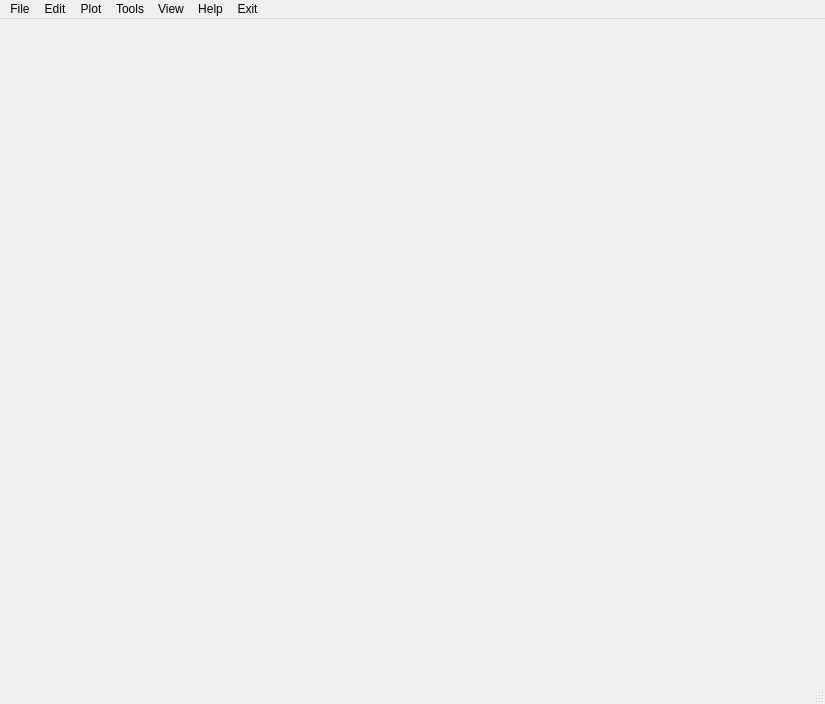
<?xml version="1.0" encoding="UTF-8"?>
<ui version="4.0">
 <class>MainWindow</class>
 <widget class="QMainWindow" name="MainWindow">
  <property name="geometry">
   <rect>
    <x>0</x>
    <y>0</y>
    <width>825</width>
    <height>704</height>
   </rect>
  </property>
  <property name="sizePolicy">
   <sizepolicy hsizetype="Expanding" vsizetype="Expanding">
    <horstretch>0</horstretch>
    <verstretch>0</verstretch>
   </sizepolicy>
  </property>
  <property name="windowTitle">
   <string>MainWindow</string>
  </property>
  <property name="animated">
   <bool>true</bool>
  </property>
  <widget class="QWidget" name="centralwidget">
   <property name="sizePolicy">
    <sizepolicy hsizetype="Expanding" vsizetype="Expanding">
     <horstretch>0</horstretch>
     <verstretch>0</verstretch>
    </sizepolicy>
   </property>
   <layout class="QHBoxLayout" name="horizontalLayout_2">
    <item>
     <layout class="QHBoxLayout" name="horizontalLayout">
      <item>
       <widget class="QWidget" name="widget" native="true"/>
      </item>
     </layout>
    </item>
   </layout>
  </widget>
  <widget class="QMenuBar" name="menubar">
   <property name="geometry">
    <rect>
     <x>0</x>
     <y>0</y>
     <width>825</width>
     <height>36</height>
    </rect>
   </property>
   <widget class="QMenu" name="menufile">
    <property name="autoFillBackground">
     <bool>false</bool>
    </property>
    <property name="title">
     <string>File</string>
    </property>
    <addaction name="separator"/>
    <addaction name="actionOpen"/>
    <addaction name="actionLoad_Multiple_Channels"/>
    <addaction name="actionNew"/>
    <addaction name="actionSave"/>
   </widget>
   <widget class="QMenu" name="menuedit">
    <property name="title">
     <string>Edit</string>
    </property>
    <addaction name="actionRange_Selector"/>
   </widget>
   <widget class="QMenu" name="menuPlot">
    <property name="title">
     <string>Plot</string>
    </property>
    <addaction name="actionPlot_Graph"/>
   </widget>
   <widget class="QMenu" name="menuTools">
    <property name="title">
     <string>Tools</string>
    </property>
    <addaction name="actionCrop"/>
   </widget>
   <widget class="QMenu" name="menuView">
    <property name="title">
     <string>View</string>
    </property>
    <addaction name="actionSettings"/>
   </widget>
   <widget class="QMenu" name="menuHelp">
    <property name="title">
     <string>Help</string>
    </property>
    <addaction name="actionHelp_Center"/>
   </widget>
   <widget class="QMenu" name="menuExit">
    <property name="title">
     <string>Exit</string>
    </property>
    <addaction name="actionExit_Program"/>
   </widget>
   <addaction name="menufile"/>
   <addaction name="menuedit"/>
   <addaction name="menuPlot"/>
   <addaction name="menuTools"/>
   <addaction name="menuView"/>
   <addaction name="menuHelp"/>
   <addaction name="menuExit"/>
  </widget>
  <widget class="QStatusBar" name="statusbar"/>
  <action name="actionNew">
   <property name="text">
    <string>New</string>
   </property>
   <property name="statusTip">
    <string>Create a new file</string>
   </property>
   <property name="font">
    <font>
     <family>Arial</family>
     <pointsize>12</pointsize>
    </font>
   </property>
   <property name="shortcut">
    <string>Ctrl+N</string>
   </property>
   <property name="shortcutContext">
    <enum>Qt::ShortcutContext::ApplicationShortcut</enum>
   </property>
  </action>
  <action name="actionSave">
   <property name="text">
    <string>Save</string>
   </property>
   <property name="shortcut">
    <string>Ctrl+S</string>
   </property>
  </action>
  <action name="actionExit_Program">
   <property name="text">
    <string>Exit Program</string>
   </property>
  </action>
  <action name="actionHelp_Center">
   <property name="text">
    <string>Help Center</string>
   </property>
  </action>
  <action name="actionSettings">
   <property name="text">
    <string>Settings</string>
   </property>
  </action>
  <action name="actionCrop">
   <property name="text">
    <string>Crop</string>
   </property>
  </action>
  <action name="actionPlot_Graph">
   <property name="text">
    <string>Plot Graph</string>
   </property>
  </action>
  <action name="actionRange_Selector">
   <property name="text">
    <string>Range Selector</string>
   </property>
  </action>
  <action name="actionOpen">
   <property name="text">
    <string>Open</string>
   </property>
   <property name="shortcut">
    <string>Ctrl+O</string>
   </property>
  </action>
  <action name="actionLoad_Multiple_Channels">
   <property name="text">
    <string>Load Multiple Channels</string>
   </property>
  </action>
 </widget>
 <resources/>
 <connections/>
</ui>
